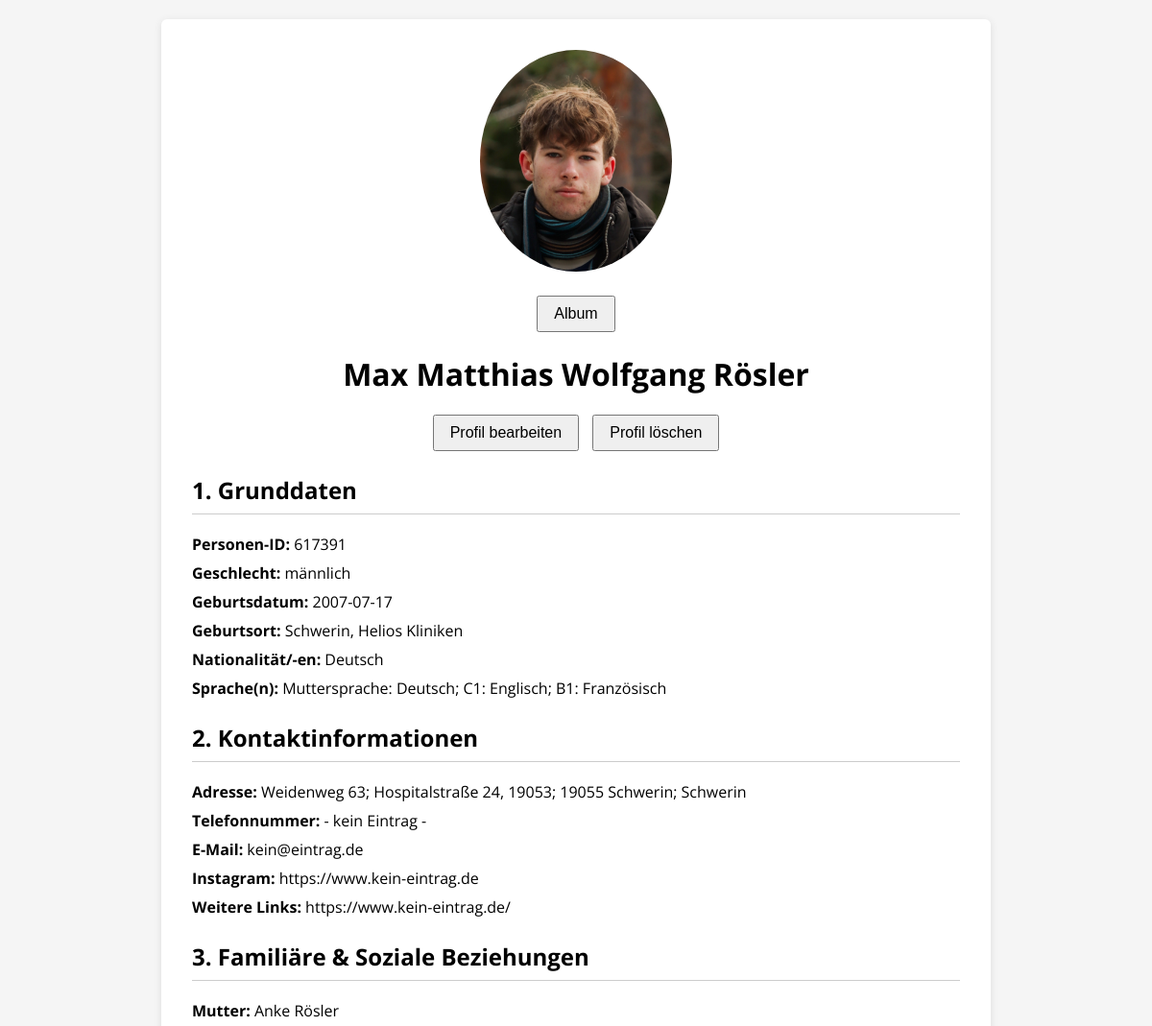
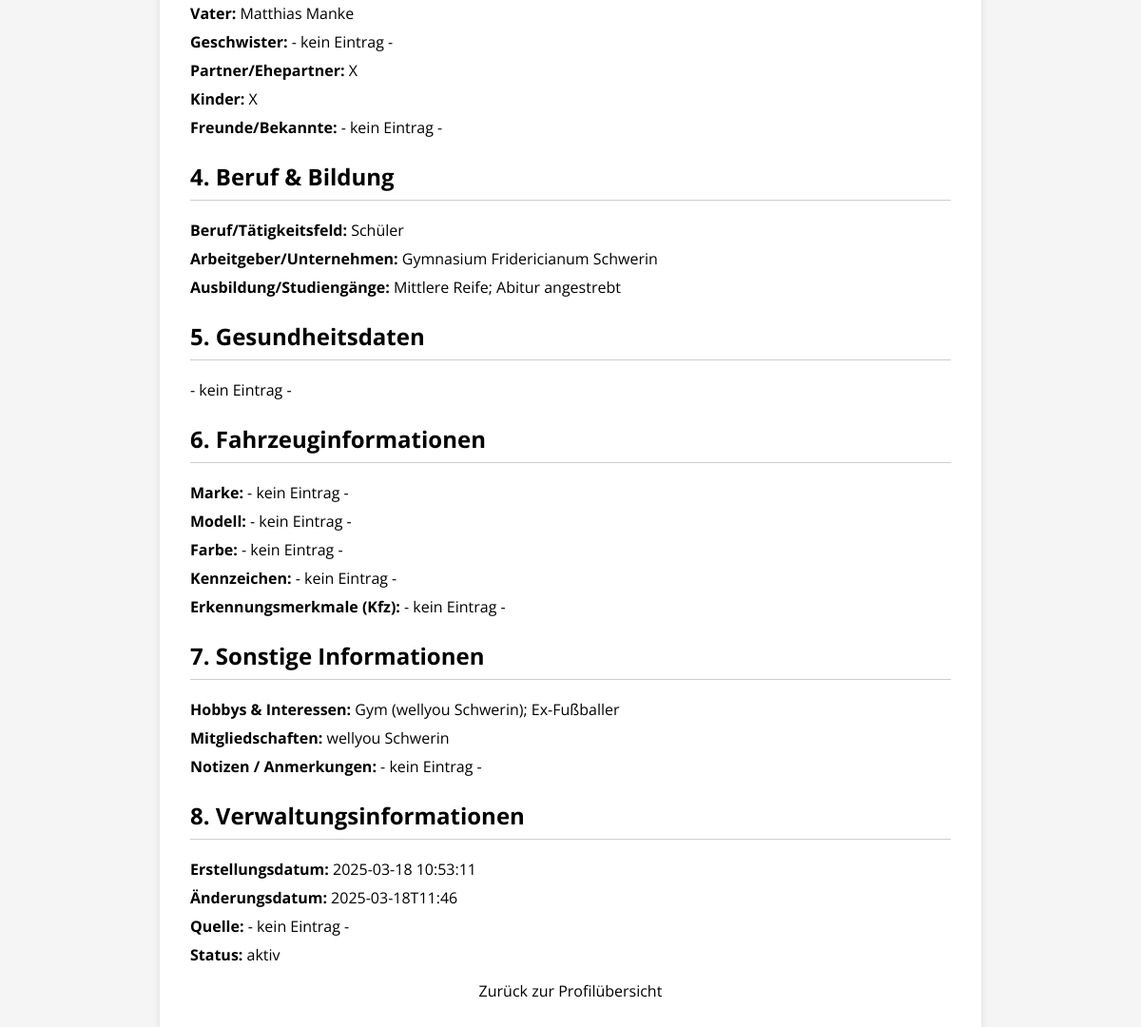
The page /profile/1 (signed in) on the database its author committed (2 pictures, top to bottom).
### tables this page shows
CREATE TABLE data (
                    id INTEGER PRIMARY KEY AUTOINCREMENT,
                    personen_id TEXT,
                    created_at TEXT,
                    updated_at TEXT,
                    -- 1. Grunddaten
                    vorname TEXT,
                    nachname TEXT,
                    geschlecht TEXT,
                    geburtsdatum TEXT,
                    geburtsort TEXT,
                    nationalitaeten TEXT,
                    sprachen TEXT,
                    -- 2. Kontaktinformationen
                    strasse TEXT,
                    plz TEXT,
                    stadt TEXT,
                    telefonnummer TEXT,
                    email TEXT,
                    instagram TEXT,
                    weitere_links TEXT,
                    -- 3. Familiäre & Soziale Beziehungen
                    mutter TEXT,
                    vater TEXT,
                    geschwister TEXT,
                    partner TEXT,
                    kinder TEXT,
                    freunde TEXT,
                    -- 4. Beruf & Bildung
                    beruf TEXT,
                    arbeitgeber TEXT,
                    ausbildung TEXT,
                    -- 5. Gesundheitsdaten
                    gesundheitsdaten TEXT,
                    -- 6. Fahrzeuginformationen
                    marke TEXT,
                    modell TEXT,
                    farbe TEXT,
                    kennzeichen TEXT,
                    erkennungsmerkmale TEXT,
                    -- 7. Sonstige Informationen
                    hobbys TEXT,
                    mitgliedschaften TEXT,
                    notizen TEXT,
                    -- 8. Verwaltungsinformationen
                    quelle TEXT,
                    status TEXT,
                    profile_photo TEXT,
                    album_folder TEXT
                );

### main.py (the view)
@app.route("/profile/<int:id>")
def profile(id):
    if "user" not in session:
        return redirect(url_for("login"))
    db = get_db()
    cursor = db.execute("SELECT * FROM data WHERE id = ?", (id,))
    profile = cursor.fetchone()
    if not profile:
        return redirect(url_for("daten"))
    return render_template("profile.html", profile=profile)

### main.py (called while the page is built)
def get_db():
    db = getattr(g, "_database", None)
    if db is None:
        db = g._database = sqlite3.connect(DATABASE)
        db.row_factory = sqlite3.Row
    return db

### templates/profile.html (shortened to what this page needs)
<!DOCTYPE html>
<html lang="de">
<head>
</head>
<body>
  <div class="container">
    {% if profile['profile_photo'] %}
      <div style="text-align: center; margin-bottom: 1rem;">
        <img src="{{ url_for('uploaded_file', filename=profile['profile_photo']) }}" alt="Schlüssfoto" style="max-width: 200px; border-radius: 50%;">
      </div>
    {% endif %}
    <div style="text-align: center; margin: 20px;">
      <a href="{{ url_for('album', id=profile['id']) }}">
        <button style="padding: 0.5rem 1rem; font-size: 1rem;">Album</button>
      </a>
    </div>
    <h1>{{ profile['vorname'] }} {{ profile['nachname'] }}</h1>
    <div class="action-buttons">
      <a href="{{ url_for('edit', id=profile['id']) }}">
        <button>Profil bearbeiten</button>
      </a>
      <form action="{{ url_for('delete', id=profile['id']) }}" method="POST" onsubmit="return confirm('Möchten Sie dieses Profil wirklich löschen?');">
        <button type="submit">Profil löschen</button>
      </form>
    </div>
    <h2>1. Grunddaten</h2>
    <div class="field"><span class="label">Personen-ID:</span> {{ profile['personen_id'] }}</div>
    <div class="field"><span class="label">Geschlecht:</span> {{ profile['geschlecht'] }}</div>
    <div class="field"><span class="label">Geburtsdatum:</span> {{ profile['geburtsdatum'] }}</div>
    <div class="field"><span class="label">Geburtsort:</span> {{ profile['geburtsort'] }}</div>
    <div class="field"><span class="label">Nationalität/-en:</span> {{ profile['nationalitaeten'] }}</div>
    <div class="field"><span class="label">Sprache(n):</span> {{ profile['sprachen'] }}</div>
    <h2>2. Kontaktinformationen</h2>
    <div class="field"><span class="label">Adresse:</span> {{ profile['strasse'] }}, {{ profile['plz'] }} {{ profile['stadt'] }}</div>
    <div class="field"><span class="label">Telefonnummer:</span> {{ profile['telefonnummer'] }}</div>
    <div class="field"><span class="label">E-Mail:</span> {{ profile['email'] }}</div>
    <div class="field"><span class="label">Instagram:</span> {{ profile['instagram'] }}</div>
    <div class="field"><span class="label">Weitere Links:</span> {{ profile['weitere_links'] }}</div>
    <h2>3. Familiäre & Soziale Beziehungen</h2>
    <div class="field"><span class="label">Mutter:</span> {{ profile['mutter'] }}</div>
    <div class="field"><span class="label">Vater:</span> {{ profile['vater'] }}</div>
    <div class="field"><span class="label">Geschwister:</span> {{ profile['geschwister'] }}</div>
    <div class="field"><span class="label">Partner/Ehepartner:</span> {{ profile['partner'] }}</div>
    <div class="field"><span class="label">Kinder:</span> {{ profile['kinder'] }}</div>
    <div class="field"><span class="label">Freunde/Bekannte:</span> {{ profile['freunde'] }}</div>
    <h2>4. Beruf & Bildung</h2>
    <div class="field"><span class="label">Beruf/Tätigkeitsfeld:</span> {{ profile['beruf'] }}</div>
    <div class="field"><span class="label">Arbeitgeber/Unternehmen:</span> {{ profile['arbeitgeber'] }}</div>
    <div class="field"><span class="label">Ausbildung/Studiengänge:</span> {{ profile['ausbildung'] }}</div>
    <h2>5. Gesundheitsdaten</h2>
    <div class="field">{{ profile['gesundheitsdaten'] }}</div>
    <h2>6. Fahrzeuginformationen</h2>
    <div class="field"><span class="label">Marke:</span> {{ profile['marke'] }}</div>
    <div class="field"><span class="label">Modell:</span> {{ profile['modell'] }}</div>
    <div class="field"><span class="label">Farbe:</span> {{ profile['farbe'] }}</div>
    <div class="field"><span class="label">Kennzeichen:</span> {{ profile['kennzeichen'] }}</div>
    <div class="field"><span class="label">Erkennungsmerkmale (Kfz):</span> {{ profile['erkennungsmerkmale'] }}</div>
    <h2>7. Sonstige Informationen</h2>
    <div class="field"><span class="label">Hobbys & Interessen:</span> {{ profile['hobbys'] }}</div>
    <div class="field"><span class="label">Mitgliedschaften:</span> {{ profile['mitgliedschaften'] }}</div>
    <div class="field"><span class="label">Notizen / Anmerkungen:</span> {{ profile['notizen'] }}</div>
    <h2>8. Verwaltungsinformationen</h2>
    <div class="field"><span class="label">Erstellungsdatum:</span> {{ profile['created_at'] }}</div>
    <div class="field"><span class="label">Änderungsdatum:</span> {{ profile['updated_at'] }}</div>
    <div class="field"><span class="label">Quelle:</span> {{ profile['quelle'] }}</div>
    <div class="field"><span class="label">Status:</span> {{ profile['status'] }}</div>
    <a href="{{ url_for('daten') }}" class="back-link">Zurück zur Profilübersicht</a>
  </div>
</body>
</html>

### templates/profile.html (style rules this page uses)
body { font-family: 'Open Sans', sans-serif; background: #f5f5f5; margin: 0; padding: 20px; }
.container { background: #fff; padding: 2rem; border-radius: 6px; max-width: 800px; margin: auto; box-shadow: 0 2px 8px rgba(0,0,0,0.1); }
h1 { text-align: center; color: #000; }
h2 { border-bottom: 1px solid #ccc; padding-bottom: 0.5rem; color: #000; margin-top: 1.5rem; }
.field { margin: 0.5rem 0; }
.label { font-weight: bold; }
.back-link { display: block; text-align: center; margin-top: 1rem; text-decoration: none; color: #000; }
.action-buttons { text-align: center; margin: 1rem 0; }
.action-buttons a, .action-buttons form { display: inline-block; margin: 0 5px; }
.action-buttons button { padding: 0.5rem 1rem; font-size: 1rem; cursor: pointer; }

### rows shown on the page
data: profile_photo (picture), vorname "Max Matthias Wolfgang", nachname "Rösler", personen_id "617391", geschlecht "männlich", geburtsdatum "2007-07-17", geburtsort "Schwerin, Helios Kliniken", nationalitaeten "Deutsch", sprachen "Muttersprache: Deutsch; C1: Englisch; B1: Französisch", strasse "Weidenweg 63; Hospitalstraße 24", plz "19053; 19055", stadt "Schwerin; Schwerin", telefonnummer "- kein Eintrag -", email "kein@eintrag.de", instagram "https://www.kein-eintrag.de", weitere_links "https://www.kein-eintrag.de/", mutter "Anke Rösler", vater "Matthias Manke", geschwister "- kein Eintrag -", partner "X", kinder "X", freunde "- kein Eintrag -", beruf "Schüler", arbeitgeber "Gymnasium Fridericianum Schwerin", ausbildung "Mittlere Reife; Abitur angestrebt", gesundheitsdaten "- kein Eintrag -", marke "- kein Eintrag -", modell "- kein Eintrag -", farbe "- kein Eintrag -", kennzeichen "- kein Eintrag -", erkennungsmerkmale "- kein Eintrag -", hobbys "Gym (wellyou Schwerin); Ex-Fußballer", mitgliedschaften "wellyou Schwerin", notizen "- kein Eintrag -", created_at "2025-03-18 10:53:11", updated_at "2025-03-18T11:46", quelle "- kein Eintrag -", status "aktiv"
